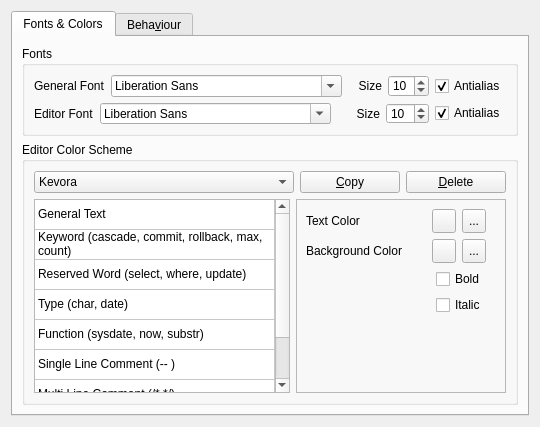
     <widget class="QWidget" name="EditorPage">
      <layout class="QVBoxLayout" name="verticalLayout_19">
       <item>
        <widget class="QTabWidget" name="tabWidgetEditor">
         <property name="currentIndex">
          <number>0</number>
         </property>
         <widget class="QWidget" name="tab_7">
          <attribute name="title">
           <string>Fonts &amp;&amp; Colors</string>
          </attribute>
          <layout class="QVBoxLayout" name="verticalLayout_22">
           <item>
            <widget class="QGroupBox" name="groupBox_2">
             <property name="maximumSize">
              <size>
               <width>16777215</width>
               <height>90</height>
              </size>
             </property>
             <property name="title">
              <string>Fonts</string>
             </property>
             <layout class="QVBoxLayout" name="verticalLayout_20">
              <item>
               <layout class="QHBoxLayout" name="horizontalLayout_12">
                <item>
                 <widget class="QLabel" name="label_14">
                  <property name="maximumSize">
                   <size>
                    <width>130</width>
                    <height>16777215</height>
                   </size>
                  </property>
                  <property name="text">
                   <string>General Font</string>
                  </property>
                  <property name="buddy">
                   <cstring>fontComboBoxGeneral</cstring>
                  </property>
                 </widget>
                </item>
                <item>
                 <widget class="QFontComboBox" name="fontComboBoxGeneral"/>
                </item>
                <item>
                 <widget class="QLabel" name="label_12">
                  <property name="maximumSize">
                   <size>
                    <width>60</width>
                    <height>16777215</height>
                   </size>
                  </property>
                  <property name="text">
                   <string>Size</string>
                  </property>
                  <property name="alignment">
                   <set>Qt::AlignRight|Qt::AlignTrailing|Qt::AlignVCenter</set>
                  </property>
                  <property name="buddy">
                   <cstring>spinBoxSizeGeneral</cstring>
                  </property>
                 </widget>
                </item>
                <item>
                 <widget class="QSpinBox" name="spinBoxSizeGeneral">
                  <property name="maximumSize">
                   <size>
                    <width>60</width>
                    <height>16777215</height>
                   </size>
                  </property>
                  <property name="value">
                   <number>10</number>
                  </property>
                 </widget>
                </item>
                <item>
                 <widget class="QCheckBox" name="checkBoxAntialiasGeneral">
                  <property name="maximumSize">
                   <size>
                    <width>100</width>
                    <height>16777215</height>
                   </size>
                  </property>
                  <property name="text">
                   <string>Antialias</string>
                  </property>
                  <property name="checked">
                   <bool>true</bool>
                  </property>
                 </widget>
                </item>
               </layout>
              </item>
              <item>
               <layout class="QHBoxLayout" name="horizontalLayout_14">
                <item>
                 <widget class="QLabel" name="label_13">
                  <property name="maximumSize">
                   <size>
                    <width>130</width>
                    <height>16777215</height>
                   </size>
                  </property>
                  <property name="text">
                   <string>Editor Font</string>
                  </property>
                 </widget>
                </item>
                <item>
                 <widget class="QFontComboBox" name="fontComboBoxEditor"/>
                </item>
                <item>
                 <widget class="QLabel" name="label_15">
                  <property name="maximumSize">
                   <size>
                    <width>60</width>
                    <height>16777215</height>
                   </size>
                  </property>
                  <property name="text">
                   <string>Size</string>
                  </property>
                  <property name="alignment">
                   <set>Qt::AlignRight|Qt::AlignTrailing|Qt::AlignVCenter</set>
                  </property>
                 </widget>
                </item>
                <item>
                 <widget class="QSpinBox" name="spinBoxSizeEditor">
                  <property name="maximumSize">
                   <size>
                    <width>60</width>
                    <height>16777215</height>
                   </size>
                  </property>
                  <property name="value">
                   <number>10</number>
                  </property>
                 </widget>
                </item>
                <item>
                 <widget class="QCheckBox" name="checkBoxAntialiasEditor">
                  <property name="maximumSize">
                   <size>
                    <width>100</width>
                    <height>16777215</height>
                   </size>
                  </property>
                  <property name="text">
                   <string>Antialias</string>
                  </property>
                  <property name="checked">
                   <bool>true</bool>
                  </property>
                 </widget>
                </item>
               </layout>
              </item>
             </layout>
            </widget>
           </item>
           <item>
            <widget class="QGroupBox" name="groupBox_3">
             <property name="title">
              <string>Editor Color Scheme</string>
             </property>
             <layout class="QVBoxLayout" name="verticalLayout_24">
              <item>
               <layout class="QHBoxLayout" name="horizontalLayout_19">
                <item>
                 <widget class="QComboBox" name="comboBoxColorScheme">
                  <item>
                   <property name="text">
                    <string>Kevora</string>
                   </property>
                  </item>
                 </widget>
                </item>
                <item>
                 <widget class="QPushButton" name="pushButtonCopyScheme">
                  <property name="maximumSize">
                   <size>
                    <width>100</width>
                    <height>16777215</height>
                   </size>
                  </property>
                  <property name="text">
                   <string>&amp;Copy</string>
                  </property>
                 </widget>
                </item>
                <item>
                 <widget class="QPushButton" name="pushButtonDeleteScheme">
                  <property name="maximumSize">
                   <size>
                    <width>100</width>
                    <height>16777215</height>
                   </size>
                  </property>
                  <property name="text">
                   <string>&amp;Delete</string>
                  </property>
                 </widget>
                </item>
               </layout>
              </item>
              <item>
               <layout class="QHBoxLayout" name="horizontalLayout_18">
                <item>
                 <widget class="QTableWidget" name="tableWidgetColorScheme">
                  <property name="editTriggers">
                   <set>QAbstractItemView::NoEditTriggers</set>
                  </property>
                  <property name="selectionMode">
                   <enum>QAbstractItemView::SingleSelection</enum>
                  </property>
                  <property name="selectionBehavior">
                   <enum>QAbstractItemView::SelectRows</enum>
                  </property>
                  <attribute name="horizontalHeaderVisible">
                   <bool>false</bool>
                  </attribute>
                  <attribute name="horizontalHeaderStretchLastSection">
                   <bool>true</bool>
                  </attribute>
                  <attribute name="verticalHeaderVisible">
                   <bool>false</bool>
                  </attribute>
                  <row>
                   <property name="text">
                    <string notr="true">0</string>
                   </property>
                  </row>
                  <row>
                   <property name="text">
                    <string notr="true">1</string>
                   </property>
                  </row>
                  <row>
                   <property name="text">
                    <string notr="true">2</string>
                   </property>
                  </row>
                  <row>
                   <property name="text">
                    <string notr="true">3</string>
                   </property>
                  </row>
                  <row>
                   <property name="text">
                    <string notr="true">4</string>
                   </property>
                  </row>
                  <row>
                   <property name="text">
                    <string notr="true">5</string>
                   </property>
                  </row>
                  <row>
                   <property name="text">
                    <string notr="true">6</string>
                   </property>
                  </row>
                  <row>
                   <property name="text">
                    <string notr="true">7</string>
                   </property>
                  </row>
                  <column>
                   <property name="text">
                    <string>Text</string>
                   </property>
                  </column>
                  <item row="0" column="0">
                   <property name="text">
                    <string>General Text</string>
                   </property>
                  </item>
                  <item row="1" column="0">
                   <property name="text">
                    <string>Keyword (cascade, commit, rollback, max, count)</string>
                   </property>
                  </item>
                  <item row="2" column="0">
                   <property name="text">
                    <string>Reserved Word (select, where, update)</string>
                   </property>
                  </item>
                  <item row="3" column="0">
                   <property name="text">
                    <string>Type (char, date)</string>
                   </property>
                  </item>
                  <item row="4" column="0">
                   <property name="text">
                    <string>Function (sysdate, now, substr)</string>
                   </property>
                  </item>
                  <item row="5" column="0">
                   <property name="text">
                    <string>Single Line Comment (-- )</string>
                   </property>
                  </item>
                  <item row="6" column="0">
                   <property name="text">
                    <string>Multi Line Comment (/* */)</string>
                   </property>
                  </item>
                  <item row="7" column="0">
                   <property name="text">
                    <string>Quotation (&quot; &quot;)</string>
                   </property>
                  </item>
                 </widget>
                </item>
                <item>
                 <widget class="QFrame" name="frame_3">
                  <property name="minimumSize">
                   <size>
                    <width>210</width>
                    <height>0</height>
                   </size>
                  </property>
                  <property name="maximumSize">
                   <size>
                    <width>210</width>
                    <height>16777215</height>
                   </size>
                  </property>
                  <property name="frameShape">
                   <enum>QFrame::StyledPanel</enum>
                  </property>
                  <property name="frameShadow">
                   <enum>QFrame::Raised</enum>
                  </property>
                  <layout class="QVBoxLayout" name="verticalLayout_23">
                   <item>
                    <layout class="QHBoxLayout" name="horizontalLayout_15">
                     <item>
                      <widget class="QLabel" name="label_16">
                       <property name="minimumSize">
                        <size>
                         <width>120</width>
                         <height>0</height>
                        </size>
                       </property>
                       <property name="maximumSize">
                        <size>
                         <width>120</width>
                         <height>16777215</height>
                        </size>
                       </property>
                       <property name="text">
                        <string>Text Color</string>
                       </property>
                      </widget>
                     </item>
                     <item>
                      <widget class="QToolButton" name="toolButtonFgColor">
                       <property name="minimumSize">
                        <size>
                         <width>24</width>
                         <height>24</height>
                        </size>
                       </property>
                       <property name="maximumSize">
                        <size>
                         <width>24</width>
                         <height>24</height>
                        </size>
                       </property>
                       <property name="text">
                        <string/>
                       </property>
                       <property name="shortcut">
                        <string notr="true"/>
                       </property>
                      </widget>
                     </item>
                     <item>
                      <widget class="QToolButton" name="toolButtonClearFg">
                       <property name="minimumSize">
                        <size>
                         <width>24</width>
                         <height>24</height>
                        </size>
                       </property>
                       <property name="toolTip">
                        <string>No Text Color</string>
                       </property>
                       <property name="text">
                        <string notr="true">...</string>
                       </property>
                       <property name="icon">
                        <iconset resource="ui/kevora.qrc">
                         <normaloff>:/png/png_general/editdelete.png</normaloff>:/png/png_general/editdelete.png</iconset>
                       </property>
                      </widget>
                     </item>
                     <item>
                      <spacer name="horizontalSpacer_12">
                       <property name="orientation">
                        <enum>Qt::Horizontal</enum>
                       </property>
                       <property name="sizeHint" stdset="0">
                        <size>
                         <width>40</width>
                         <height>20</height>
                        </size>
                       </property>
                      </spacer>
                     </item>
                    </layout>
                   </item>
                   <item>
                    <layout class="QHBoxLayout" name="horizontalLayout_16">
                     <item>
                      <widget class="QLabel" name="label_17">
                       <property name="minimumSize">
                        <size>
                         <width>120</width>
                         <height>0</height>
                        </size>
                       </property>
                       <property name="maximumSize">
                        <size>
                         <width>120</width>
                         <height>16777215</height>
                        </size>
                       </property>
                       <property name="text">
                        <string>Background Color</string>
                       </property>
                      </widget>
                     </item>
                     <item>
                      <widget class="QToolButton" name="toolButtonBgColor">
                       <property name="minimumSize">
                        <size>
                         <width>24</width>
                         <height>24</height>
                        </size>
                       </property>
                       <property name="maximumSize">
                        <size>
                         <width>24</width>
                         <height>24</height>
                        </size>
                       </property>
                       <property name="text">
                        <string notr="true"/>
                       </property>
                      </widget>
                     </item>
                     <item>
                      <widget class="QToolButton" name="toolButtonClearBg">
                       <property name="minimumSize">
                        <size>
                         <width>24</width>
                         <height>24</height>
                        </size>
                       </property>
                       <property name="toolTip">
                        <string>No Background Color</string>
                       </property>
                       <property name="text">
                        <string notr="true">...</string>
                       </property>
                       <property name="icon">
                        <iconset resource="ui/kevora.qrc">
                         <normaloff>:/png/png_general/editdelete.png</normaloff>:/png/png_general/editdelete.png</iconset>
                       </property>
                      </widget>
                     </item>
                     <item>
                      <spacer name="horizontalSpacer_13">
                       <property name="orientation">
                        <enum>Qt::Horizontal</enum>
                       </property>
                       <property name="sizeHint" stdset="0">
                        <size>
                         <width>40</width>
                         <height>20</height>
                        </size>
                       </property>
                      </spacer>
                     </item>
                    </layout>
                   </item>
                   <item>
                    <layout class="QHBoxLayout" name="horizontalLayout_17">
                     <item>
                      <spacer name="horizontalSpacer_11">
                       <property name="orientation">
                        <enum>Qt::Horizontal</enum>
                       </property>
                       <property name="sizeType">
                        <enum>QSizePolicy::Fixed</enum>
                       </property>
                       <property name="sizeHint" stdset="0">
                        <size>
                         <width>130</width>
                         <height>20</height>
                        </size>
                       </property>
                      </spacer>
                     </item>
                     <item>
                      <layout class="QVBoxLayout" name="verticalLayout_21">
                       <item>
                        <widget class="QCheckBox" name="checkBoxBold">
                         <property name="text">
                          <string>Bold</string>
                         </property>
                        </widget>
                       </item>
                       <item>
                        <widget class="QCheckBox" name="checkBoxItalic">
                         <property name="text">
                          <string>Italic</string>
                         </property>
                        </widget>
                       </item>
                      </layout>
                     </item>
                    </layout>
                   </item>
                   <item>
                    <spacer name="verticalSpacer">
                     <property name="orientation">
                      <enum>Qt::Vertical</enum>
                     </property>
                     <property name="sizeHint" stdset="0">
                      <size>
                       <width>20</width>
                       <height>40</height>
                      </size>
                     </property>
                    </spacer>
                   </item>
                  </layout>
                 </widget>
                </item>
               </layout>
              </item>
             </layout>
            </widget>
           </item>
          </layout>
         </widget>
         <widget class="QWidget" name="tab_8">
          <attribute name="title">
           <string>Beha&amp;viour</string>
          </attribute>
         </widget>
        </widget>
       </item>
      </layout>
     </widget>
